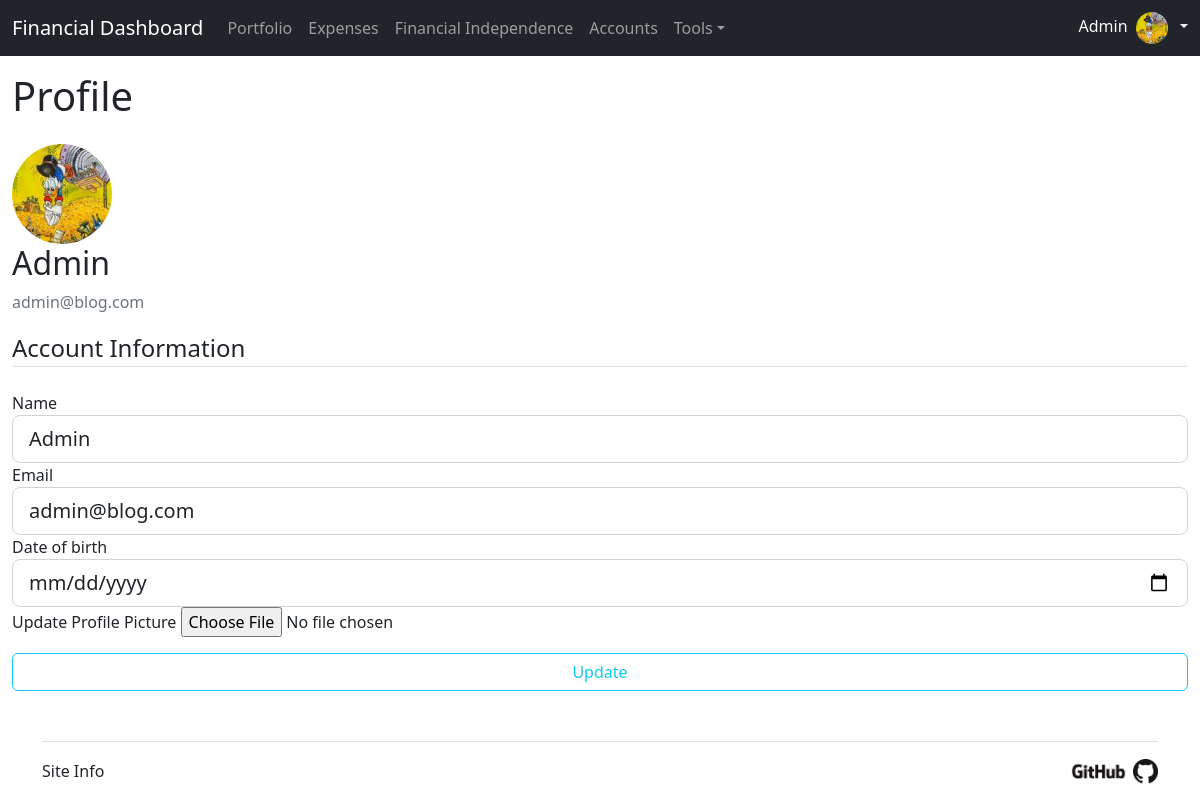
The page /profile (signed in) on the database its author committed.
### webapp/models.py (models this page shows, shortened)
class User(db.Model, UserMixin):
    id = db.Column(db.Integer, primary_key=True)
    name = db.Column(db.String(20), nullable=False)
    email = db.Column(db.String(120), unique=True, nullable=False)
    dob = db.Column(db.DateTime)
    profile_pic = db.Column(db.String(20), nullable=False, default="default.jpg")
    password = db.Column(db.String(60), nullable=False)
    accounts = db.relationship("Account", backref="account_owner", lazy=True)

### webapp/routes.py (the view)
@app.route("/profile", methods=["GET", "POST"])
@login_required
def profile():
    form = UpdateProfileForm()
    if form.validate_on_submit():
        if form.picture.data:
            old_pic = current_user.profile_pic
            picture_file = save_picture(form.picture.data, str(current_user.id))
            current_user.profile_pic = picture_file
            if old_pic != "default.jpg":
                os.remove(os.path.join(app.root_path, "static/profile_pics", old_pic))
        current_user.name = form.name.data
        current_user.email = form.email.data
        current_user.dob = form.dob.data
        db.session.commit()
        flash("Your profile has been updated!", "success")
        return redirect(url_for("profile"))
    elif request.method == "GET":
        form.name.data = current_user.name
        form.email.data = current_user.email
        form.dob.data = current_user.dob
    return render_template("pages/profile.html", title="Profile", form=form)

### webapp/forms.py (shortened to what this page needs)
class UpdateProfileForm(FlaskForm):
    name = StringField(
        "Name",
        validators=[
            InputRequired(),
            Length(max=30),
        ],
    )
    email = StringField(
        "Email",
        validators=[
            InputRequired(),
            Email(),
            Length(max=100),
        ],
    )
    dob = DateField("Date of birth")
    picture = FileField(
        "Update Profile Picture", validators=[FileAllowed(["jpg", "png"])]
    )
    submit = SubmitField("Update")

### webapp/models.py (called while the page is built)
@login_manager.user_loader
def load_user(user_id):
    return User.query.get(int(user_id))

### webapp/templates/pages/profile.html (shortened to what this page needs)
{% extends 'layout.html' %}
{% block content %}
<div class="content-section">
    <div class="col">
        <div class="media">
            <img class="rounded-circle account-img" height="100" width="100" src="{{url_for("static", filename="profile_pics/" + current_user.profile_pic)}}">
        </div>
    </div>
    <div class="media-body">
        <h2 class="account-heading">{{ current_user.name }}</h2>
        <p class="text-secondary">{{ current_user.email }}</p>
    </div>
    <form method="POST" action="" enctype="multipart/form-data">
        <fieldset class = "form-group">
            <legend class="border-bottom mb-4">
                Account Information
            </legend>
            <div class = "form-group">
                {{ form.name.label(class="form-control-label")}}
                {% if form.name.errors %}
                    {{ form.name(class="form-control form-control-lg is-invalid")}}
                    <div class="invalid-feedback">
                        {% for error in form.name.errors %}
                            <span>{{ error }}</span>
                        {% endfor %}
                    </div>
                {% else %}
                    {{ form.name(class="form-control form-control-lg")}}
                {% endif %}
            </div>
            <div class = "form-group">
                {{ form.email.label(class="form-control-label")}}
                {% if form.email.errors %}
                    {{ form.email(class="form-control form-control-lg is-invalid")}}
                    <div class="invalid-feedback">
                        {% for error in form.email.errors %}
                            <span>{{ error }}</span>
                        {% endfor %}
                    </div>
                {% else %}
                    {{ form.email(class="form-control form-control-lg")}}
                {% endif %}
            </div>
            <div class = "form-group">
                {{ form.dob.label(class="form-control-label")}}
                {% if form.dob.errors %}
                    {{ form.dob(class="form-control form-control-lg is-invalid")}}
                    <div class="invalid-feedback">
                        {% for error in form.dob.errors %}
                            <span>{{ error }}</span>
                        {% endfor %}
                    </div>
                {% else %}
                    {{ form.dob(class="form-control form-control-lg")}}
                {% endif %}
            </div>
            <div class = "form-group">
                {{ form.picture.label() }}
                {{ form.picture(class='form-control-file') }}
            </div>
        </fieldset>
        <div class = "form-group">
            {{ form.submit(class="btn btn-outline-info w-100 mt-3") }}
        </div>
    </form>
</div>
{% endblock content %}

### webapp/templates/includes/nav-top.html (shortened to what this page needs)
<nav class="navbar navbar-expand-md navbar-dark fixed-top bg-dark">
    <div class="container-fluid">
        <a class="navbar-brand" href="{{url_for('dashboard')}}">Financial Dashboard</a>
        <div class="collapse navbar-collapse" id="navbarCollapse">
        <ul class="navbar-nav me-auto mb-2 mb-md-0">
            <li class="nav-item">
                <a class="nav-link" href="{{ url_for('portfolio') }}">Portfolio</a>
            </li>
            <li class="nav-item">
                <a class="nav-link" href="{{ url_for('expenses') }}">Expenses</a>
            </li>
            <li class="nav-item">
                <a class="nav-link" href="{{ url_for('fi') }}">Financial Independence</a>
            </li>
            <li class="nav-item">
                <a class="nav-link" href="{{ url_for('accounts') }}">Accounts</a>
            </li>
            <li class="nav-item dropdown">
                <a class="nav-link dropdown-toggle" href="#" id="dropdown03" data-bs-toggle="dropdown" aria-expanded="false">Tools</a>
            </li>
        </ul>
        <div class="navbar-nav">
            {% if current_user.is_authenticated %}
                <div class="flex-shrink-0 dropdown">
                    <a class="d-block link-light dropdown-toggle" href="#" id="dropdownUser2" data-bs-toggle="dropdown" aria-expanded="false">
                        {{ current_user.name }}
                        <img src="{{url_for('static', filename='profile_pics/' + current_user.profile_pic)}}" alt="mdo" width="32" height="32" class="rounded-circle mx-1">
                    </a>
                </div>
            {% else %}
                <a class="nav-item nav-link" href="{{ url_for('register') }}">Register</a>
                <a class="nav-item nav-link" href="{{ url_for('login') }}">Login</a>
            {% endif %}
        </div>
    </div>
</nav>

### webapp/static/main.css (style rules this page uses)
body { min-height: 75rem; padding-top: 4.0rem; }
a, a:hover { color: inherit; text-decoration: none; }

### rows shown on the page
User: name "Admin", profile_pic (placeholder picture), email "admin@blog.com"

### other values the page prints
{{ title }} "Profile"
